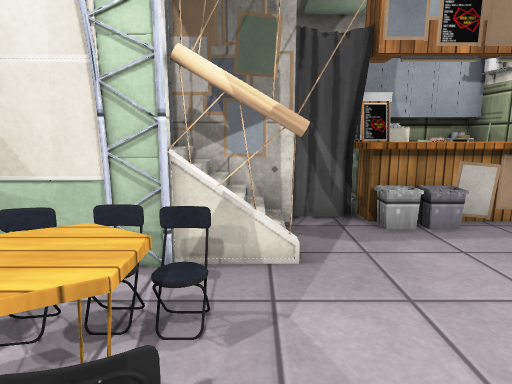
[1] (above)

15 first-person views from a walk through a scene from a Unity 3-D project. The camera is 1.2 m above the floor, tilts 10° down and sees 75° across. The floor is counted in squares, 0.5 m on a side. Each view is taken from the middle of a square. On the plan, view 1 faces up. The plan holds only what a view shows up to about 20 squares ahead; the rest is blank. The place goes on beyond the plan. The player is left out. Some animated figures are left out. Some surface patterns are stand-ins.

[2]
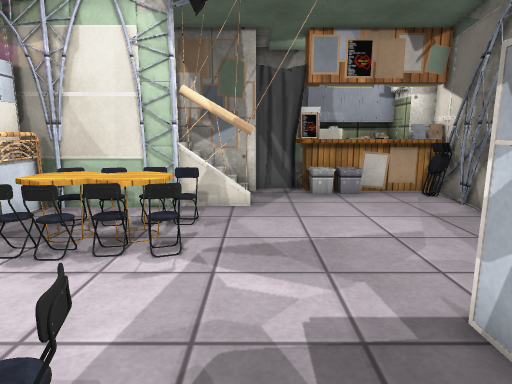

[3]
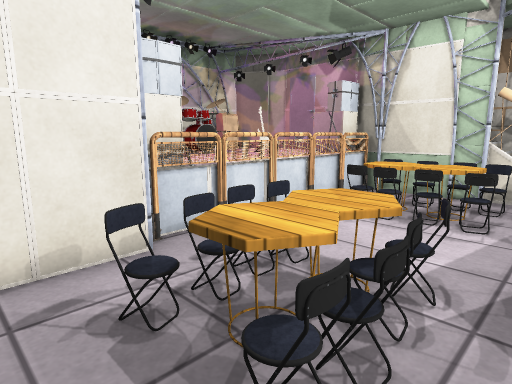

[4]
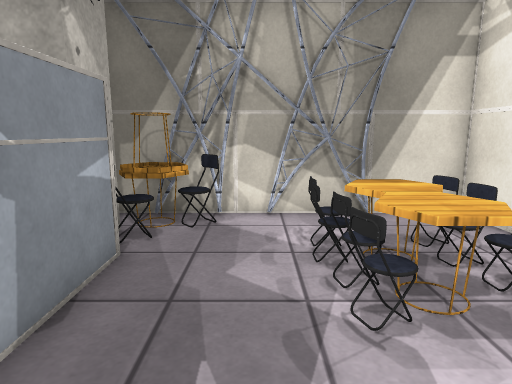

[5]
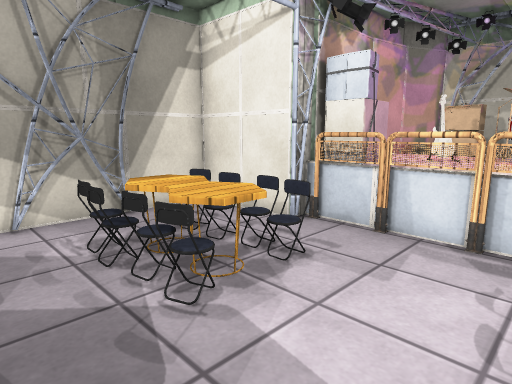

[6]
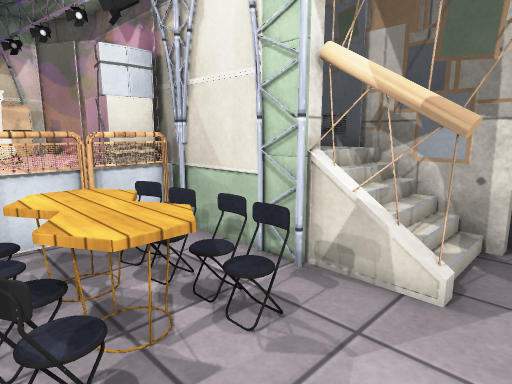

[7]
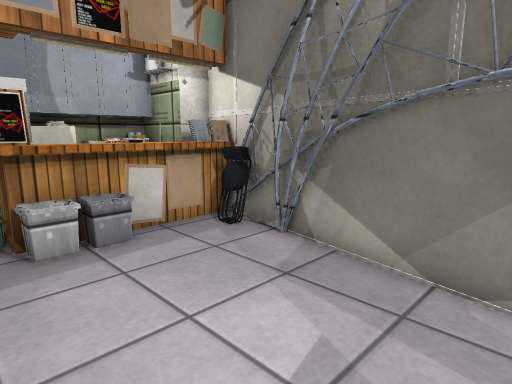

[8]
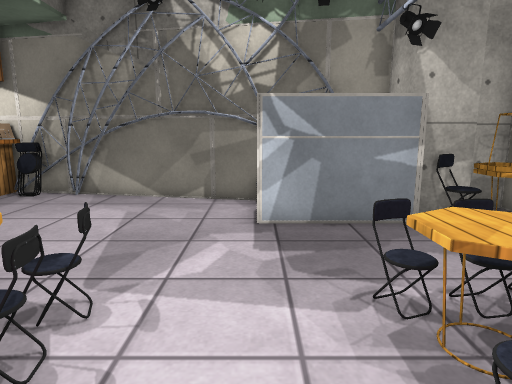

[9]
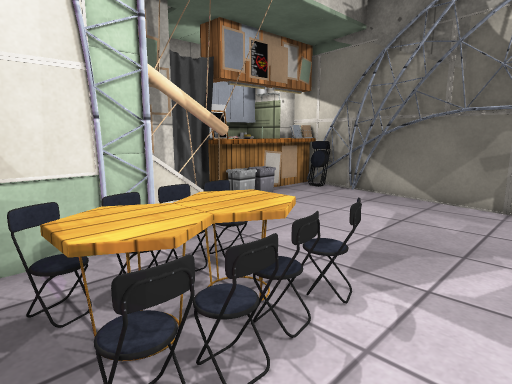

[10]
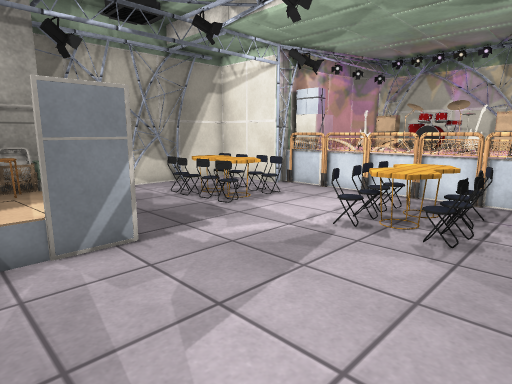

[11]
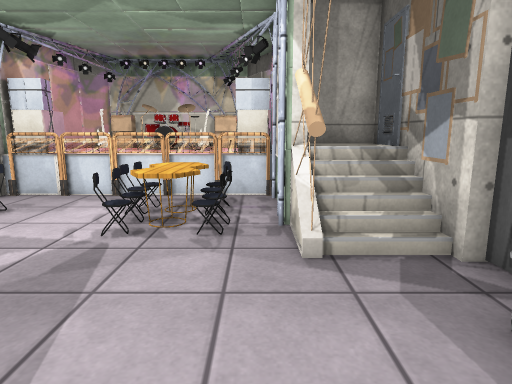

[12]
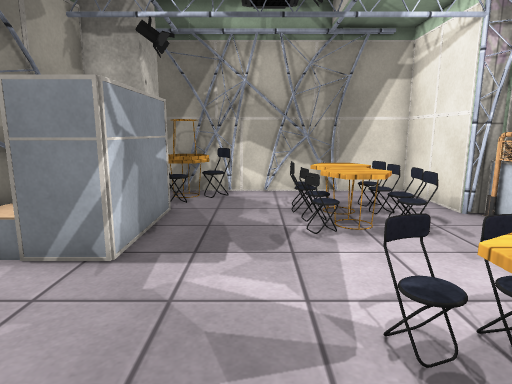

[13]
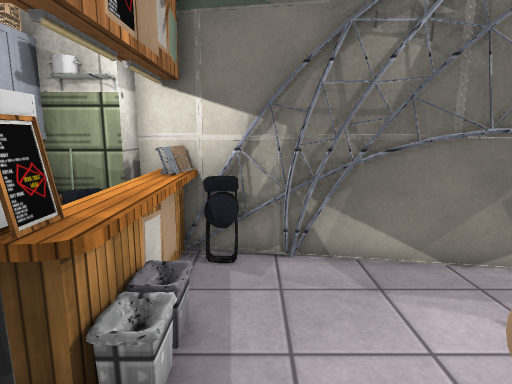

[14]
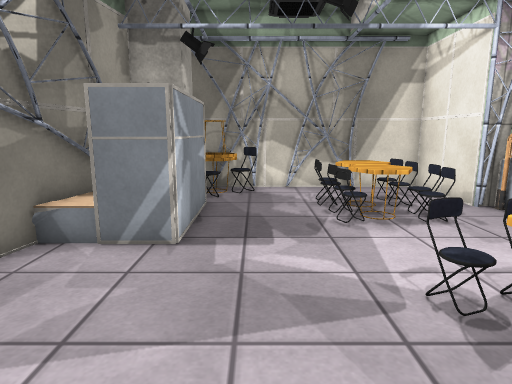

[15]
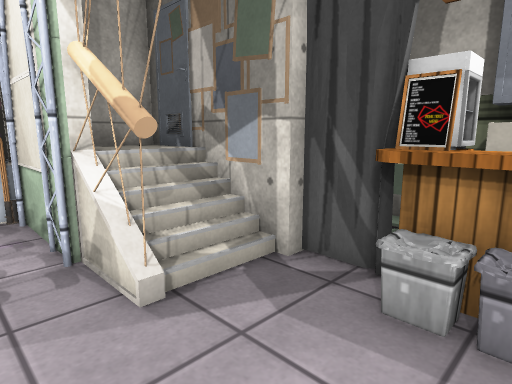

### Floor plan
Key: @ floor where view 1 was taken; # wall or solid block; . main floor; : floor 1 m higher than the main floor; / step, stairs or slope; ^ raised ledge; O other object.
Columns run from 8 left of view 1 to 9 right of it. Each row starts with its distance up from view 1.
 11             OO OO
 10          # OOOOOO
  9     ########OOOOO
  8     #:://.......O#
  7     #:://....... #
  6     #OO###......
  5  OO    .........#
  4 OO#.OOOO....... #
  3 ^^O.OOOO.......##
  2 ^^O.OOOO.......##
  1 ^^O.OOOO.......
  0 ^^O.....@......
 -1 ^^O.........  #
 -2 ^^O.........  #
 -3 OO#..OOOO...O #
 -4  OO..OOOO...OOO#
 -5  O#O.OOOO...OO
 -6     .OOOO...O#
 -7    #........O##
 -8    #.    .OOO.#
 -9    #####  #  ##

Where each view was taken, in squares from view 1:
view 1: 0 up, 0 right, facing up
view 2: 5 down, 1 right, facing up
view 3: 8 down, 1 right, facing up-left
view 4: 1 up, 1 right, facing down
view 5: 1 up, 2 right, facing down-left
view 6: 1 up, 2 right, facing up-left
view 7: 1 up, 2 right, facing up-right
view 8: 1 down, 5 left, facing right
view 9: 1 down, 5 left, facing up-right
view 10: 6 up, 7 right, facing down-left
view 11: 5 up, 7 right, facing left
view 12: 5 up, 1 right, facing down
view 13: 7 up, 0 right, facing right
view 14: 6 up, 2 right, facing down
view 15: 4 up, 5 right, facing up-left
